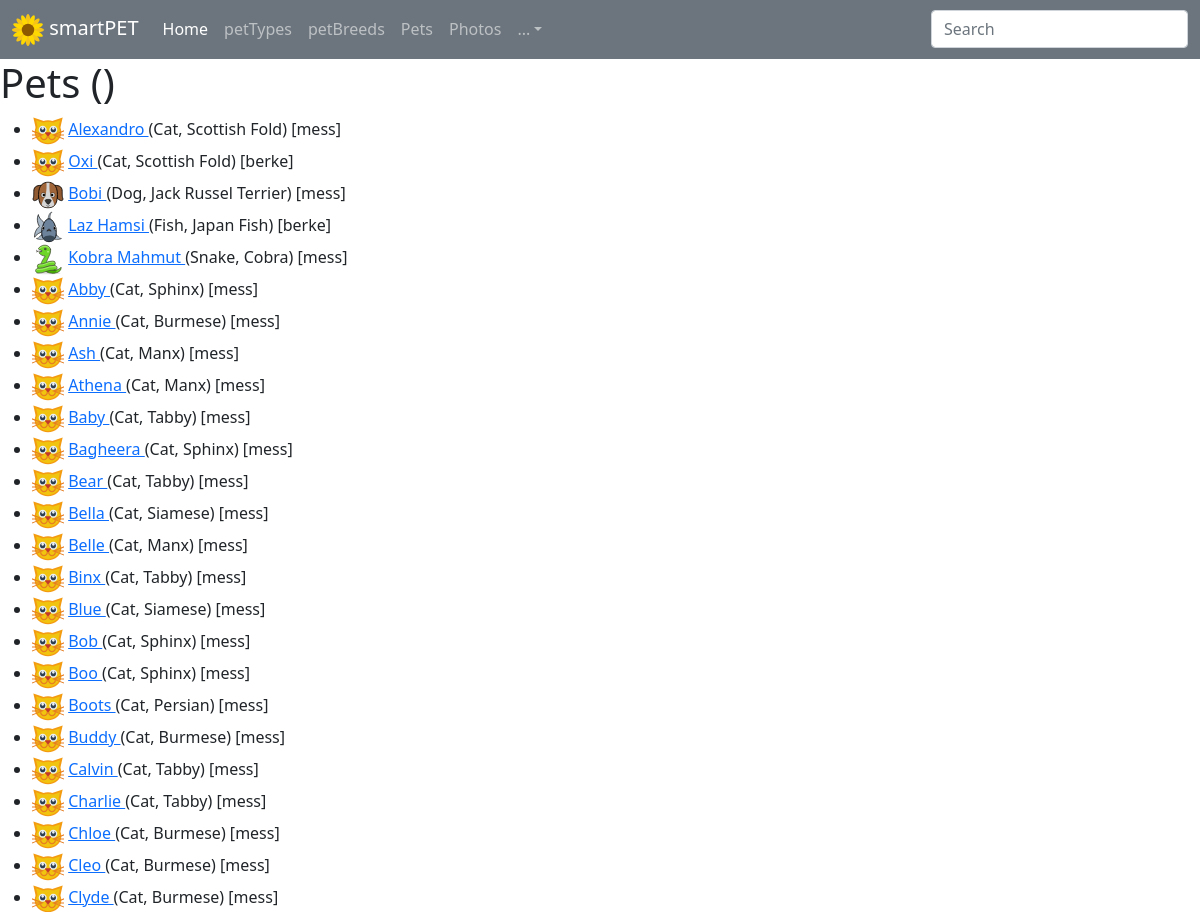
The app's page /pets (upper part), older data.
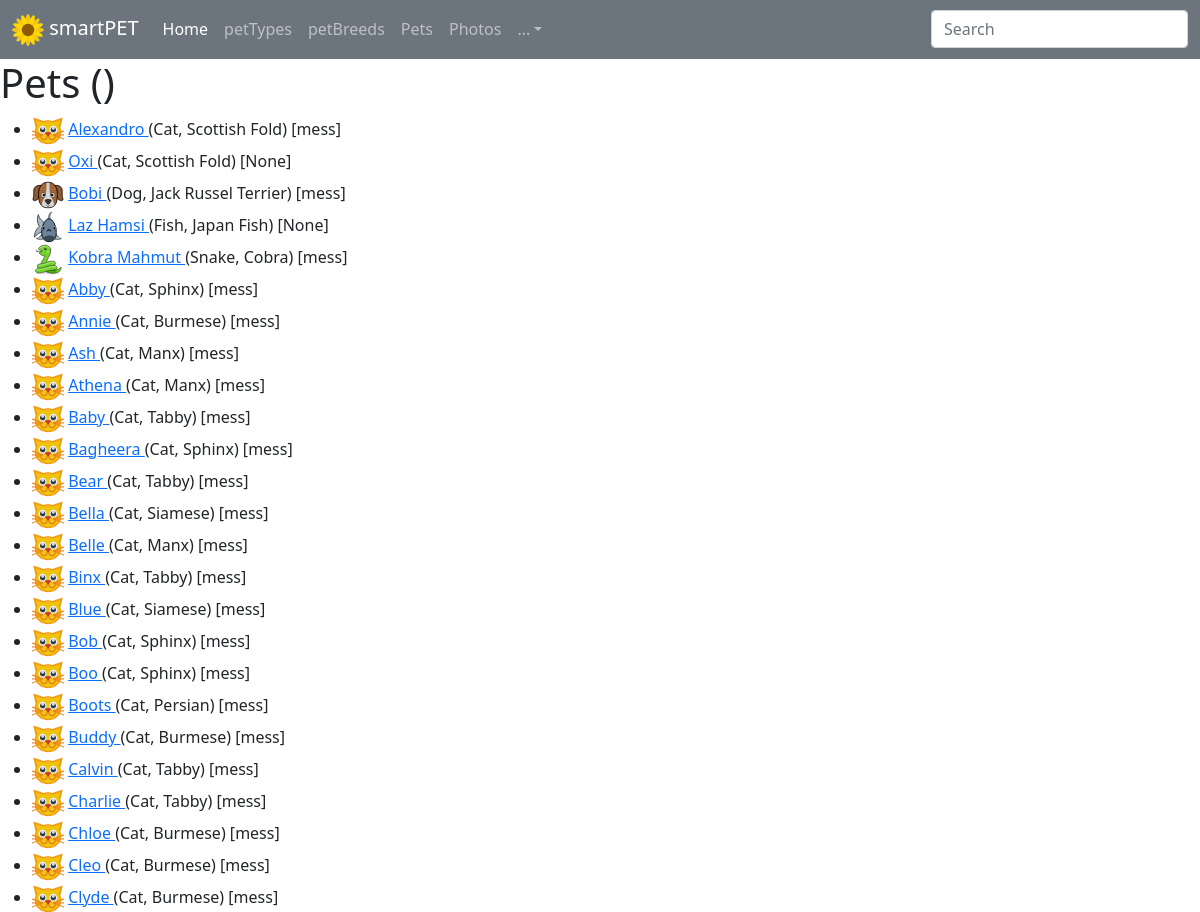
The same page, newer data.
### smartpet/models.py (models this page shows, shortened)
class Pet(models.Model):
    name = models.CharField(max_length=256)
    pettype = models.ForeignKey(petType, on_delete=models.SET_NULL, null=True)
    petbreed = models.ForeignKey(
        petBreed, on_delete=models.SET_NULL, null=True)
    color = models.CharField(max_length=256)
    birthday = models.DateField(null=True)
    isBarren = models.BooleanField(null=True)
    owner = models.ForeignKey(User, on_delete=models.SET_NULL, null=True)
    updated = models.DateTimeField(auto_now=True)
    created = models.DateTimeField(auto_now_add=True)

class petType(models.Model):  # "Cat, Dog, Fish" etc..
    name = models.CharField(max_length=256)
    def __str__(self):
        return self.name

class petBreed(models.Model):  # "Scottish Fold, Jack Russel, Shark" etc.
    name = models.CharField(max_length=256)
    pettype = models.ForeignKey(
        petType, on_delete=models.SET_NULL, null=True)
    def __str__(self):
        return self.name

### smartpet/views.py (the view)
# urls.py: path('pets', views.PetsView.as_view(), name="urlPets"),
class PetsView(View):
    def get(self, request):
        pets = Pet.objects.all()
        icerik = {'pet_view': pets}
        return render(request, 'smartpet/pets.html', icerik)

### smartpet/templates/smartpet/pets.html
{% extends "smartpet/main.html" %}
{% load static %}
{% block content %}
    <h1>Pets ()</h1>
         <ul>
{% for pet_template in pet_view %}
<li>
<img src="{% get_static_prefix %}assets/images/icons/{{pet_template.pettype}}.svg" width="32" height="32">
<a href="{% url 'urlPet' pet_template.id %}"">
{{pet_template.name}}
</a>
({{pet_template.pettype}}, {{pet_template.petbreed}}) [{{pet_template.owner}}]
</li>
{% endfor %}
</ul>
{% endblock %}

Row changes from the older to the newer data that the page shows:
changed Pet "Oxi": owner "berke" → "None"
changed Pet "Laz Hamsi": owner "berke" → "None"
